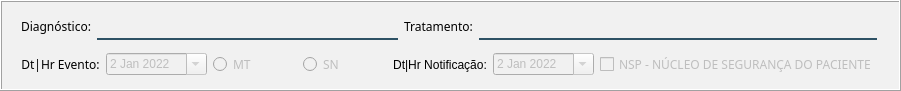
                <widget class="QFrame" name="frame_19">
                 <property name="minimumSize">
                  <size>
                   <width>901</width>
                   <height>91</height>
                  </size>
                 </property>
                 <property name="maximumSize">
                  <size>
                   <width>901</width>
                   <height>91</height>
                  </size>
                 </property>
                 <property name="styleSheet">
                  <string notr="true">background-color: rgb(241, 241, 241);</string>
                 </property>
                 <property name="frameShape">
                  <enum>QFrame::Box</enum>
                 </property>
                 <property name="frameShadow">
                  <enum>QFrame::Raised</enum>
                 </property>
                 <widget class="QWidget" name="layoutWidget_8">
                  <property name="geometry">
                   <rect>
                    <x>21</x>
                    <y>6</y>
                    <width>856</width>
                    <height>77</height>
                   </rect>
                  </property>
                  <layout class="QVBoxLayout" name="verticalLayout_20">
                   <item>
                    <layout class="QHBoxLayout" name="horizontalLayout_25">
                     <item>
                      <widget class="QLabel" name="label_62">
                       <property name="font">
                        <font>
                         <family>Reem Kufi</family>
                        </font>
                       </property>
                       <property name="styleSheet">
                        <string notr="true">color: rgb(0, 0, 0);</string>
                       </property>
                       <property name="text">
                        <string>Diagnóstico:</string>
                       </property>
                       <property name="alignment">
                        <set>Qt::AlignCenter</set>
                       </property>
                      </widget>
                     </item>
                     <item>
                      <widget class="QLineEdit" name="txt_diagnostic">
                       <property name="enabled">
                        <bool>false</bool>
                       </property>
                       <property name="minimumSize">
                        <size>
                         <width>301</width>
                         <height>0</height>
                        </size>
                       </property>
                       <property name="font">
                        <font>
                         <family>Segoe UI</family>
                        </font>
                       </property>
                       <property name="styleSheet">
                        <string notr="true">border:2px solid rgba(0,0,0,0);
border-bottom-color:rgba(46,82,101,255);
color:rgb(0,0,0);
padding-bottom:7px</string>
                       </property>
                       <property name="text">
                        <string/>
                       </property>
                      </widget>
                     </item>
                     <item>
                      <widget class="QLabel" name="label_63">
                       <property name="font">
                        <font>
                         <family>Reem Kufi</family>
                        </font>
                       </property>
                       <property name="styleSheet">
                        <string notr="true">color: rgb(0, 0, 0);</string>
                       </property>
                       <property name="text">
                        <string>Tratamento:</string>
                       </property>
                       <property name="alignment">
                        <set>Qt::AlignCenter</set>
                       </property>
                      </widget>
                     </item>
                     <item>
                      <widget class="QLineEdit" name="txt_tratamento">
                       <property name="enabled">
                        <bool>false</bool>
                       </property>
                       <property name="minimumSize">
                        <size>
                         <width>401</width>
                         <height>0</height>
                        </size>
                       </property>
                       <property name="font">
                        <font>
                         <family>Segoe UI</family>
                        </font>
                       </property>
                       <property name="styleSheet">
                        <string notr="true">border:2px solid rgba(0,0,0,0);
border-bottom-color:rgba(46,82,101,255);
color:rgb(0,0,0);
padding-bottom:7px</string>
                       </property>
                       <property name="text">
                        <string/>
                       </property>
                      </widget>
                     </item>
                    </layout>
                   </item>
                   <item>
                    <layout class="QHBoxLayout" name="horizontalLayout_26">
                     <item>
                      <layout class="QHBoxLayout" name="horizontalLayout_23">
                       <item>
                        <widget class="QLabel" name="label_64">
                         <property name="font">
                          <font>
                           <family>Reem Kufi</family>
                          </font>
                         </property>
                         <property name="styleSheet">
                          <string notr="true">color: rgb(0, 0, 0);</string>
                         </property>
                         <property name="text">
                          <string>Dt|Hr Evento:</string>
                         </property>
                         <property name="alignment">
                          <set>Qt::AlignCenter</set>
                         </property>
                        </widget>
                       </item>
                       <item>
                        <widget class="QDateEdit" name="dt_evento">
                         <property name="enabled">
                          <bool>false</bool>
                         </property>
                         <property name="minimumSize">
                          <size>
                           <width>101</width>
                           <height>0</height>
                          </size>
                         </property>
                         <property name="maximumSize">
                          <size>
                           <width>101</width>
                           <height>16777215</height>
                          </size>
                         </property>
                         <property name="font">
                          <font>
                           <family>Segoe UI</family>
                          </font>
                         </property>
                         <property name="dateTime">
                          <datetime>
                           <hour>3</hour>
                           <minute>0</minute>
                           <second>0</second>
                           <year>2022</year>
                           <month>1</month>
                           <day>2</day>
                          </datetime>
                         </property>
                         <property name="calendarPopup">
                          <bool>true</bool>
                         </property>
                        </widget>
                       </item>
                      </layout>
                     </item>
                     <item>
                      <layout class="QHBoxLayout" name="horizontalLayout_24">
                       <item>
                        <widget class="QRadioButton" name="rb_mt">
                         <property name="enabled">
                          <bool>false</bool>
                         </property>
                         <property name="font">
                          <font>
                           <family>Reem Kufi</family>
                          </font>
                         </property>
                         <property name="toolTip">
                          <string>&lt;html&gt;&lt;head/&gt;&lt;body&gt;&lt;p&gt;De 7h às 19h&lt;/p&gt;&lt;/body&gt;&lt;/html&gt;</string>
                         </property>
                         <property name="text">
                          <string>MT</string>
                         </property>
                        </widget>
                       </item>
                       <item>
                        <widget class="QRadioButton" name="rb_sn">
                         <property name="enabled">
                          <bool>false</bool>
                         </property>
                         <property name="font">
                          <font>
                           <family>Reem Kufi</family>
                          </font>
                         </property>
                         <property name="toolTip">
                          <string>&lt;html&gt;&lt;head/&gt;&lt;body&gt;&lt;p&gt;19h às 7h&lt;/p&gt;&lt;/body&gt;&lt;/html&gt;</string>
                         </property>
                         <property name="text">
                          <string>SN</string>
                         </property>
                        </widget>
                       </item>
                      </layout>
                     </item>
                     <item>
                      <layout class="QHBoxLayout" name="horizontalLayout_17">
                       <item>
                        <widget class="QLabel" name="label_65">
                         <property name="styleSheet">
                          <string notr="true">color: rgb(0, 0, 0);</string>
                         </property>
                         <property name="text">
                          <string>Dt|Hr Notificação:</string>
                         </property>
                         <property name="alignment">
                          <set>Qt::AlignCenter</set>
                         </property>
                        </widget>
                       </item>
                       <item>
                        <widget class="QDateEdit" name="dt_notificacao">
                         <property name="enabled">
                          <bool>false</bool>
                         </property>
                         <property name="minimumSize">
                          <size>
                           <width>101</width>
                           <height>0</height>
                          </size>
                         </property>
                         <property name="font">
                          <font>
                           <family>Segoe UI</family>
                          </font>
                         </property>
                         <property name="dateTime">
                          <datetime>
                           <hour>3</hour>
                           <minute>0</minute>
                           <second>0</second>
                           <year>2022</year>
                           <month>1</month>
                           <day>2</day>
                          </datetime>
                         </property>
                         <property name="calendarPopup">
                          <bool>true</bool>
                         </property>
                        </widget>
                       </item>
                      </layout>
                     </item>
                     <item>
                      <widget class="QCheckBox" name="chk_nsp">
                       <property name="enabled">
                        <bool>false</bool>
                       </property>
                       <property name="font">
                        <font>
                         <family>Reem Kufi</family>
                        </font>
                       </property>
                       <property name="text">
                        <string>NSP - NÚCLEO DE SEGURANÇA DO PACIENTE</string>
                       </property>
                      </widget>
                     </item>
                    </layout>
                   </item>
                  </layout>
                 </widget>
                </widget>
